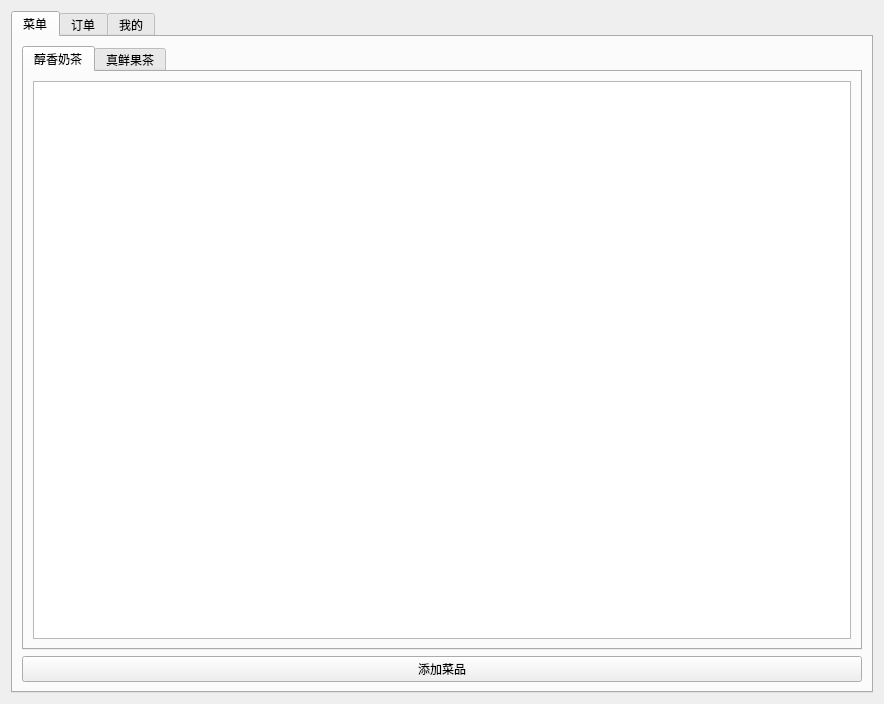
<?xml version="1.0" encoding="UTF-8"?>
<ui version="4.0">
 <class>MerchantWidget</class>
 <widget class="QWidget" name="MerchantWidget">
  <property name="geometry">
   <rect>
    <x>0</x>
    <y>0</y>
    <width>884</width>
    <height>704</height>
   </rect>
  </property>
  <property name="windowTitle">
   <string>Form</string>
  </property>
  <layout class="QHBoxLayout" name="horizontalLayout">
   <item>
    <widget class="QTabWidget" name="merchantTabWidget">
     <property name="currentIndex">
      <number>0</number>
     </property>
     <widget class="QWidget" name="menuTab">
      <attribute name="title">
       <string>菜单</string>
      </attribute>
      <layout class="QVBoxLayout" name="verticalLayout">
       <item>
        <widget class="QTabWidget" name="menuTabWidget">
         <property name="currentIndex">
          <number>0</number>
         </property>
         <widget class="QWidget" name="tab">
          <attribute name="title">
           <string>醇香奶茶</string>
          </attribute>
          <layout class="QHBoxLayout" name="horizontalLayout_2">
           <item>
            <widget class="QTableWidget" name="milkTeaTableWidget"/>
           </item>
          </layout>
         </widget>
         <widget class="QWidget" name="tab_2">
          <attribute name="title">
           <string>真鲜果茶</string>
          </attribute>
          <layout class="QHBoxLayout" name="horizontalLayout_3">
           <item>
            <widget class="QTableWidget" name="fruitTeaTableWidget"/>
           </item>
          </layout>
         </widget>
        </widget>
       </item>
       <item>
        <widget class="QPushButton" name="addButton">
         <property name="text">
          <string>添加菜品</string>
         </property>
        </widget>
       </item>
      </layout>
     </widget>
     <widget class="QWidget" name="orderTab">
      <attribute name="title">
       <string>订单</string>
      </attribute>
      <widget class="QTableWidget" name="tableWidget">
       <property name="geometry">
        <rect>
         <x>70</x>
         <y>60</y>
         <width>256</width>
         <height>192</height>
        </rect>
       </property>
      </widget>
     </widget>
     <widget class="QWidget" name="myTab">
      <attribute name="title">
       <string>我的</string>
      </attribute>
      <widget class="QWidget" name="widget_7" native="true">
       <property name="geometry">
        <rect>
         <x>20</x>
         <y>40</y>
         <width>300</width>
         <height>300</height>
        </rect>
       </property>
       <property name="minimumSize">
        <size>
         <width>300</width>
         <height>300</height>
        </size>
       </property>
       <property name="styleSheet">
        <string notr="true">image: url(://picture/logo2.png);</string>
       </property>
      </widget>
      <widget class="QWidget" name="widget_3" native="true">
       <property name="geometry">
        <rect>
         <x>330</x>
         <y>80</y>
         <width>481</width>
         <height>211</height>
        </rect>
       </property>
       <layout class="QGridLayout" name="gridLayout">
        <item row="0" column="0">
         <widget class="QLabel" name="nameLabel">
          <property name="text">
           <string>店铺名称：</string>
          </property>
         </widget>
        </item>
        <item row="0" column="1">
         <widget class="QLineEdit" name="nameLineEdit"/>
        </item>
        <item row="0" column="2">
         <widget class="QPushButton" name="changeNameButton">
          <property name="text">
           <string>修改</string>
          </property>
         </widget>
        </item>
        <item row="0" column="3">
         <widget class="QPushButton" name="saveNameButton">
          <property name="text">
           <string>保存</string>
          </property>
         </widget>
        </item>
        <item row="1" column="0">
         <widget class="QLabel" name="addressLabel">
          <property name="text">
           <string>地址：</string>
          </property>
         </widget>
        </item>
        <item row="1" column="1">
         <widget class="QLineEdit" name="addressLineEdit"/>
        </item>
        <item row="1" column="2">
         <widget class="QPushButton" name="changeAddressButton">
          <property name="text">
           <string>修改</string>
          </property>
         </widget>
        </item>
        <item row="1" column="3">
         <widget class="QPushButton" name="saveAddressButton">
          <property name="text">
           <string>保存</string>
          </property>
         </widget>
        </item>
        <item row="2" column="0">
         <widget class="QLabel" name="timeLabel">
          <property name="text">
           <string>营业时间：</string>
          </property>
         </widget>
        </item>
        <item row="2" column="1">
         <widget class="QLineEdit" name="timeLineEdit"/>
        </item>
        <item row="2" column="2">
         <widget class="QPushButton" name="changeTimeButton">
          <property name="text">
           <string>修改</string>
          </property>
         </widget>
        </item>
        <item row="2" column="3">
         <widget class="QPushButton" name="saveTimeButton">
          <property name="text">
           <string>保存</string>
          </property>
         </widget>
        </item>
       </layout>
      </widget>
      <widget class="QPushButton" name="changePasswordButton">
       <property name="geometry">
        <rect>
         <x>50</x>
         <y>550</y>
         <width>581</width>
         <height>31</height>
        </rect>
       </property>
       <property name="text">
        <string>修改密码</string>
       </property>
      </widget>
     </widget>
    </widget>
   </item>
  </layout>
 </widget>
 <resources/>
 <connections/>
</ui>
